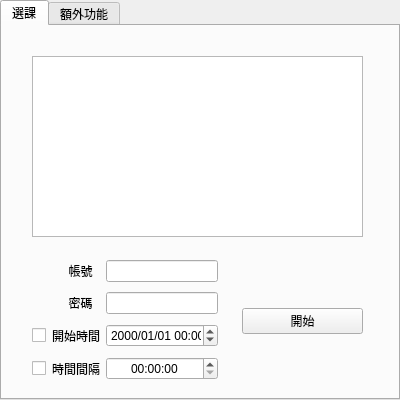
<?xml version="1.0" encoding="UTF-8"?>
<ui version="4.0">
 <class>tab</class>
 <widget class="QTabWidget" name="tab">
  <property name="windowModality">
   <enum>Qt::WindowModal</enum>
  </property>
  <property name="geometry">
   <rect>
    <x>0</x>
    <y>0</y>
    <width>400</width>
    <height>400</height>
   </rect>
  </property>
  <property name="sizePolicy">
   <sizepolicy hsizetype="Fixed" vsizetype="Fixed">
    <horstretch>0</horstretch>
    <verstretch>0</verstretch>
   </sizepolicy>
  </property>
  <property name="minimumSize">
   <size>
    <width>400</width>
    <height>400</height>
   </size>
  </property>
  <property name="maximumSize">
   <size>
    <width>400</width>
    <height>500</height>
   </size>
  </property>
  <property name="windowTitle">
   <string>TTUautoselect</string>
  </property>
  <property name="toolTip">
   <string notr="true">&lt;html&gt;&lt;head/&gt;&lt;body&gt;&lt;p&gt;&lt;br/&gt;&lt;/p&gt;&lt;/body&gt;&lt;/html&gt;</string>
  </property>
  <property name="statusTip">
   <string/>
  </property>
  <property name="currentIndex">
   <number>0</number>
  </property>
  <widget class="QWidget" name="page1">
   <property name="sizePolicy">
    <sizepolicy hsizetype="Fixed" vsizetype="Fixed">
     <horstretch>0</horstretch>
     <verstretch>0</verstretch>
    </sizepolicy>
   </property>
   <property name="toolTip">
    <string/>
   </property>
   <attribute name="title">
    <string>選課</string>
   </attribute>
   <widget class="QTextEdit" name="codeInput">
    <property name="geometry">
     <rect>
      <x>30</x>
      <y>30</y>
      <width>331</width>
      <height>181</height>
     </rect>
    </property>
    <property name="toolTip">
     <string/>
    </property>
   </widget>
   <widget class="QWidget" name="formLayoutWidget">
    <property name="geometry">
     <rect>
      <x>30</x>
      <y>230</y>
      <width>186</width>
      <height>130</height>
     </rect>
    </property>
    <layout class="QGridLayout" name="gridLayout">
     <item row="0" column="1">
      <widget class="QLabel" name="accountLabel">
       <property name="text">
        <string>     帳號</string>
       </property>
      </widget>
     </item>
     <item row="3" column="0">
      <widget class="QCheckBox" name="intervalTimeCheckBox">
       <property name="text">
        <string/>
       </property>
      </widget>
     </item>
     <item row="3" column="2">
      <widget class="QTimeEdit" name="intervalTimeEdit">
       <property name="alignment">
        <set>Qt::AlignCenter</set>
       </property>
       <property name="displayFormat">
        <string>hh:mm:ss</string>
       </property>
      </widget>
     </item>
     <item row="1" column="1">
      <widget class="QLabel" name="passwordLabel">
       <property name="text">
        <string>     密碼</string>
       </property>
      </widget>
     </item>
     <item row="0" column="2">
      <widget class="QLineEdit" name="accountInput">
       <property name="alignment">
        <set>Qt::AlignLeading|Qt::AlignLeft|Qt::AlignVCenter</set>
       </property>
      </widget>
     </item>
     <item row="1" column="2">
      <widget class="QLineEdit" name="passwordInput">
       <property name="alignment">
        <set>Qt::AlignLeading|Qt::AlignLeft|Qt::AlignVCenter</set>
       </property>
      </widget>
     </item>
     <item row="3" column="1">
      <widget class="QLabel" name="intervalTimeLabel">
       <property name="text">
        <string>時間間隔</string>
       </property>
      </widget>
     </item>
     <item row="2" column="2">
      <widget class="QDateTimeEdit" name="startTimeEdit">
       <property name="alignment">
        <set>Qt::AlignRight|Qt::AlignTrailing|Qt::AlignVCenter</set>
       </property>
       <property name="displayFormat">
        <string>yyyy/MM/dd hh:mm</string>
       </property>
      </widget>
     </item>
     <item row="2" column="1">
      <widget class="QLabel" name="startTimeLabel">
       <property name="text">
        <string>開始時間</string>
       </property>
      </widget>
     </item>
     <item row="2" column="0">
      <widget class="QCheckBox" name="startTimeCheckBox">
       <property name="text">
        <string/>
       </property>
      </widget>
     </item>
    </layout>
   </widget>
   <widget class="QWidget" name="verticalLayoutWidget">
    <property name="geometry">
     <rect>
      <x>240</x>
      <y>230</y>
      <width>121</width>
      <height>131</height>
     </rect>
    </property>
    <layout class="QVBoxLayout" name="verticalLayout">
     <item>
      <widget class="QPushButton" name="startButton">
       <property name="toolTip">
        <string/>
       </property>
       <property name="toolTipDuration">
        <number>-1</number>
       </property>
       <property name="text">
        <string>開始</string>
       </property>
      </widget>
     </item>
    </layout>
   </widget>
  </widget>
  <widget class="QWidget" name="page2">
   <property name="sizePolicy">
    <sizepolicy hsizetype="Fixed" vsizetype="Fixed">
     <horstretch>0</horstretch>
     <verstretch>0</verstretch>
    </sizepolicy>
   </property>
   <attribute name="title">
    <string>額外功能</string>
   </attribute>
   <widget class="QPushButton" name="arrangeButton">
    <property name="geometry">
     <rect>
      <x>50</x>
      <y>30</y>
      <width>91</width>
      <height>23</height>
     </rect>
    </property>
    <property name="text">
     <string>排課</string>
    </property>
   </widget>
  </widget>
 </widget>
 <resources/>
 <connections/>
</ui>
